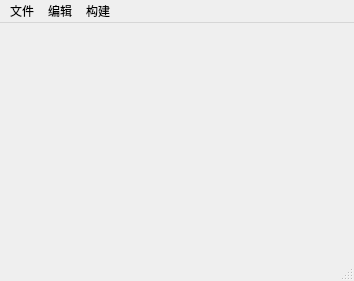
<?xml version="1.0" encoding="UTF-8"?>
<ui version="4.0">
 <class>MainWindow</class>
 <widget class="QMainWindow" name="MainWindow">
  <property name="geometry">
   <rect>
    <x>0</x>
    <y>0</y>
    <width>354</width>
    <height>281</height>
   </rect>
  </property>
  <property name="windowTitle">
   <string>MainWindow</string>
  </property>
  <widget class="QWidget" name="centralwidget"/>
  <widget class="QMenuBar" name="menubar">
   <property name="geometry">
    <rect>
     <x>0</x>
     <y>0</y>
     <width>354</width>
     <height>19</height>
    </rect>
   </property>
   <widget class="QMenu" name="menu">
    <property name="title">
     <string>文件</string>
    </property>
    <addaction name="separator"/>
    <addaction name="separator"/>
    <addaction name="separator"/>
   </widget>
   <widget class="QMenu" name="menu_2">
    <property name="title">
     <string>编辑</string>
    </property>
   </widget>
   <widget class="QMenu" name="menu_3">
    <property name="title">
     <string>构建</string>
    </property>
   </widget>
   <addaction name="menu"/>
   <addaction name="menu_2"/>
   <addaction name="menu_3"/>
  </widget>
  <widget class="QStatusBar" name="statusbar"/>
 </widget>
 <resources/>
 <connections/>
</ui>
